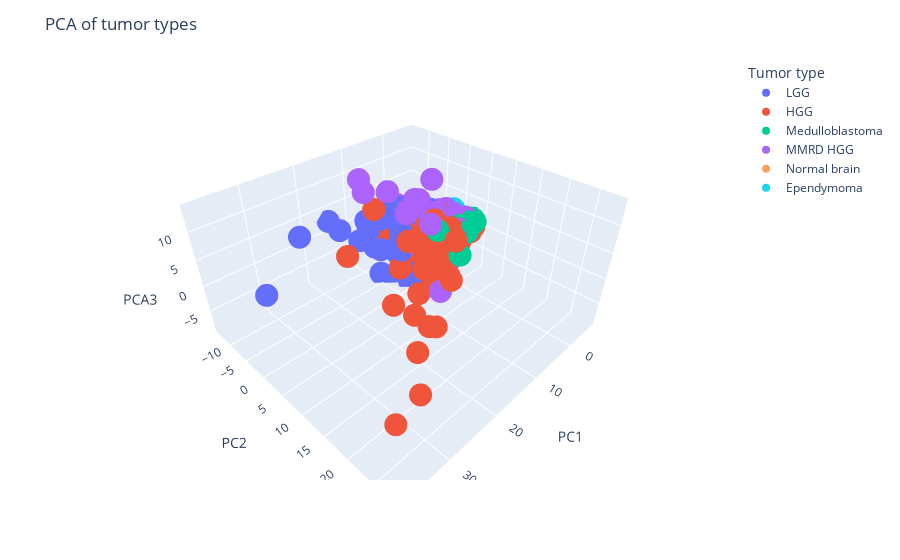

The cell this chart's notebook holds for it:
### Markdown cell above
In the graph below, we can see that the data is some what separable.

### Code cell
plot_reduced_X(X_pca, y_train_labelled)
